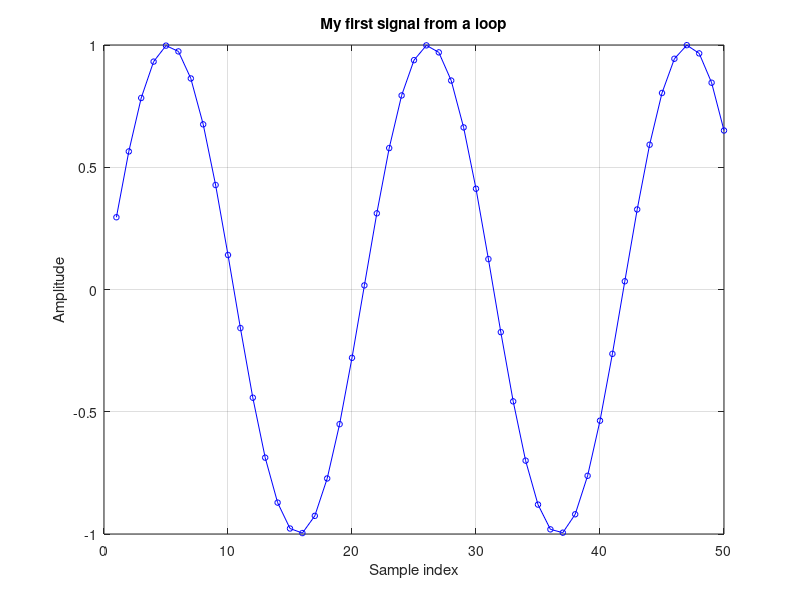

Reproduce this figure in MATLAB.
%% ============================================================
%  MATLAB WARM-UP  |  Lesson 4  |  Loops & Conditionals
%  Duration: ~30 minutes
%  Work through each section top to bottom.
%  Run each block with Ctrl+Enter (Run Section).
% ============================================================

%% ---- TASK 1: Count & Print  (~ 5 min) ----------------------
% Print the numbers 1 to 10, each on its own line.
% Then modify the loop to print only EVEN numbers from 1 to 20.

disp('--- Task 1: Count & Print ---')

% Starter: print 1 to 10
for k = 1:10
    fprintf('%d\n', k);
end

% YOUR TURN: Change the loop above so it prints 2, 4, 6 ... 20
% Hint: think about the step value in start:step:stop


%% ---- TASK 2: Running Total  (~ 5 min) ----------------------
% Use a for-loop to compute the sum of numbers from 1 to 100.
% Compare your answer to MATLAB's built-in: sum(1:100)

disp('--- Task 2: Running Total ---')

total = 0;
for k = 1:100
    total = total + k;
end
fprintf('My loop sum: %d\n', total);
fprintf('Built-in sum: %d\n', sum(1:100));

% YOUR TURN: Change it to compute the sum of SQUARES: 1^2 + 2^2 + ... + 10^2


%% ---- TASK 3: While Loop Countdown  (~ 5 min) ---------------
% Use a WHILE loop to count DOWN from 10 to 1, then print 'Go!'

disp('--- Task 3: While Loop Countdown ---')

n = 10;
while n >= 1
    fprintf('%d...\n', n);
    n = n - 1;
end
disp('Go!')

% YOUR TURN: Modify the while loop so it stops early if n == 5
% (use break or an if statement inside the loop)


%% ---- TASK 4: Loops + Conditionals  (~ 8 min) ---------------
% For each number 1-20, print:
%   "buzz"  if divisible by 3
%   "fizz"  if divisible by 5
%   "buzzfizz" if divisible by both
%   the number itself otherwise

disp('--- Task 4: BuzzFizz ---')

for k = 1:20
    if mod(k, 3) == 0 && mod(k, 5) == 0
        disp('buzzfizz')
    elseif mod(k, 3) == 0
        disp('buzz')
    elseif mod(k, 5) == 0
        disp('fizz')
    else
        fprintf('%d\n', k)
    end
end

% YOUR TURN: Extend the range to 1-50. How many "buzzfizz" values are there?
% Store the count in a variable called buzzfizz_count.


%% ---- TASK 5: Building a Vector in a Loop  (~ 7 min) --------
% Create a vector called 'signal' where:
%   signal(k) = sin(k * 0.3)   for k = 1 to 50
% Then plot the result.

disp('--- Task 5: Build & Plot a Sine Signal ---')

N = 50;
signal = zeros(1, N);       % pre-allocate — good habit!

for k = 1:N
    signal(k) = sin(k * 0.3);
end

figure;
plot(signal, 'b-o', 'MarkerSize', 4);
xlabel('Sample index');
ylabel('Amplitude');
title('My first signal from a loop');
grid on;

% YOUR TURN: Change the multiplier 0.3 to 0.1 and 0.8.
%            What changes in the plot? What neuroscience concept does
%            the multiplier control? (Think: frequency!)

% ============================================================
%  BONUS CHALLENGE (if you finish early):
%  Build TWO signals (sin and cos at the same frequency) in a 
%  single loop, then plot them together using 'hold on'.
% ============================================================
